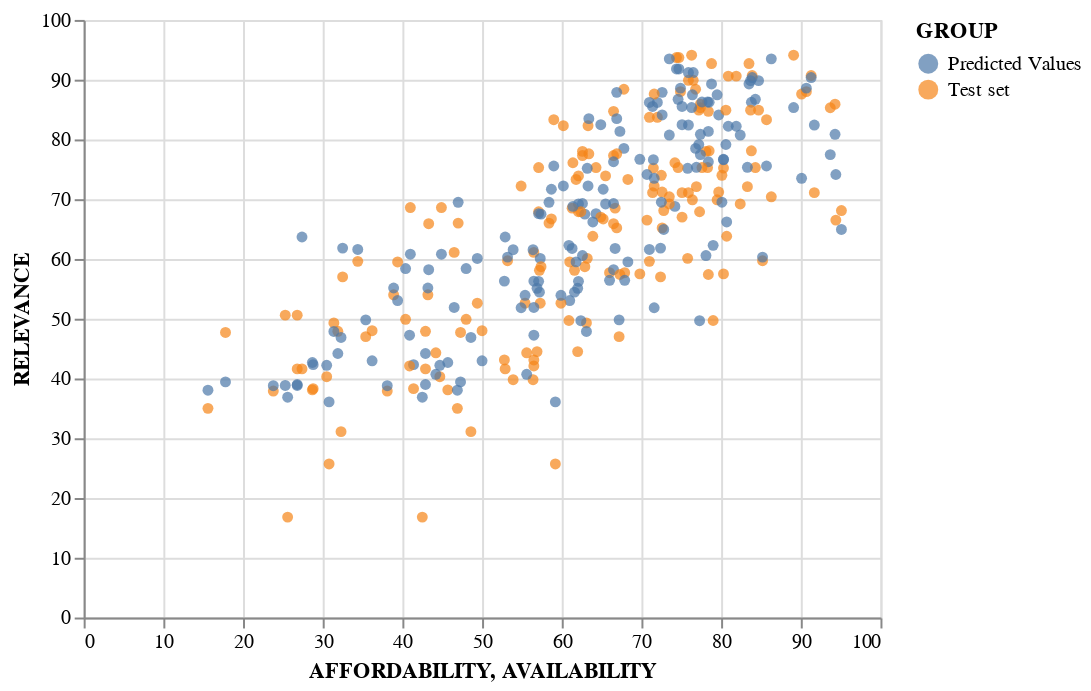

The notebook cell this image was saved under:
### Code cell
affordability = alt.Chart(df_viz).mark_circle().encode(
    x='AFFORDABILITY',
    y='RELEVANCE',
    color='GROUP',
).interactive()

availability = alt.Chart(df_viz).mark_circle().encode(
    x='AVAILABILITY',
    y='RELEVANCE',
    color='GROUP',
).interactive()


(affordability + availability)

### Figure 1 — Vega-Lite specification as saved in the notebook (floating-point values rounded to 4 significant figures; data arrays with more than 128 entries replaced by an {"elided": "..."} marker saying what was removed)
{"config": {"view": {"continuousWidth": 400, "continuousHeight": 300}}, "layer": [{"mark": "circle", "encoding": {"color": {"type": "nominal", "field": "GROUP"}, "x": {"type": "quantitative", "field": "AFFORDABILITY"}, "y": {"type": "quantitative", "field": "RELEVANCE"}}, "selection": {"selector001": {"type": "interval", "bind": "scales", "encodings": ["x", "y"]}}}, {"mark": "circle", "encoding": {"color": {"type": "nominal", "field": "GROUP"}, "x": {"type": "quantitative", "field": "AVAILABILITY"}, "y": {"type": "quantitative", "field": "RELEVANCE"}}, "selection": {"selector002": {"type": "interval", "bind": "scales", "encodings": ["x", "y"]}}}], "data": {"name": "data-8bc2efa4199d0ab5eb69eed1b0e28c07"}, "$schema": "https://vega.github.io/schema/vega-lite/v4.8.1.json", "datasets": {"data-8bc2efa4199d0ab5eb69eed1b0e28c07": {"elided": "172 records"}}}
